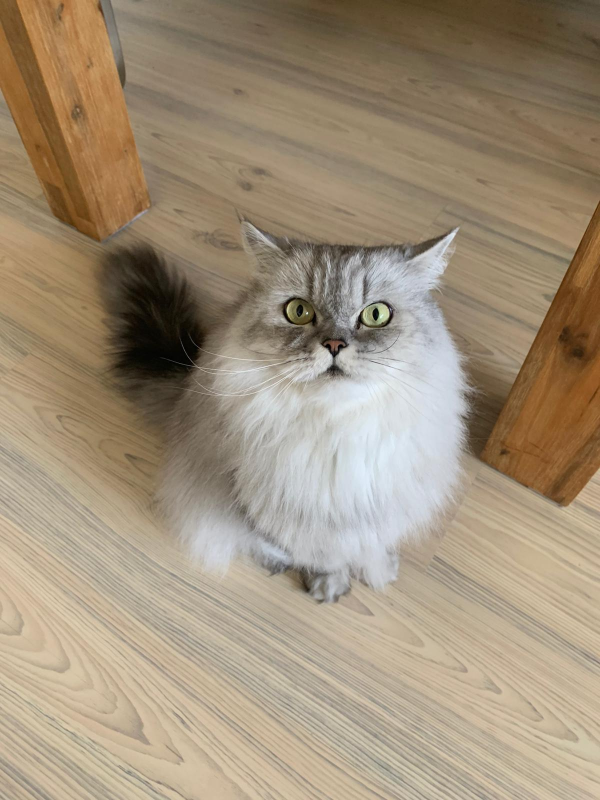
#> input picture final_project/streamlit/images/bigger_gesicht.jpg, 1200 x 1600 px, found by its file name (shown at 1/2 size)
$ python nms_test.py
#> lines starting #> are read from the running program, lines starting #| are printed output that depends on the picture; after the words box and inside, x2 and y2 are one past the last pixel; in counts of white or black regions, pixels touching at a corner belong together
import cv2
import numpy as np
import os


"""
    Non-max Suppression Algorithm

    @param list  Object candidate bounding boxes
    @param list  Confidence score of bounding boxes
    @param float IoU threshold

    @return Rest boxes after nms operation
"""
def nms(bounding_boxes, confidence_score, threshold):
    # If no bounding boxes, return empty list
    if len(bounding_boxes) == 0:
        return [], []

    # Bounding boxes
    boxes = np.array(bounding_boxes)

    # coordinates of bounding boxes
    start_x = boxes[:, 0]
    start_y = boxes[:, 1]
    end_x = boxes[:, 2]
    end_y = boxes[:, 3]

    # Confidence scores of bounding boxes
    score = np.array(confidence_score)

    # Picked bounding boxes
    picked_boxes = []
    picked_score = []

    # Compute areas of bounding boxes
    areas = (end_x - start_x + 1) * (end_y - start_y + 1)

    # Sort by confidence score of bounding boxes
    order = np.argsort(score)

    # Iterate bounding boxes
    while order.size > 0:
        # The index of largest confidence score
        index = order[-1]

        # Pick the bounding box with largest confidence score
        picked_boxes.append(bounding_boxes[index])
        picked_score.append(confidence_score[index])

        # Compute ordinates of intersection-over-union(IOU)
        x1 = np.maximum(start_x[index], start_x[order[:-1]])
        x2 = np.minimum(end_x[index], end_x[order[:-1]])
        y1 = np.maximum(start_y[index], start_y[order[:-1]])
        y2 = np.minimum(end_y[index], end_y[order[:-1]])

        # Compute areas of intersection-over-union
        w = np.maximum(0.0, x2 - x1 + 1)
        h = np.maximum(0.0, y2 - y1 + 1)
        intersection = w * h

        # Compute the ratio between intersection and union
        ratio = intersection / (areas[index] + areas[order[:-1]] - intersection)

        left = np.where(ratio < threshold)
        order = order[left]

    return picked_boxes, picked_score


# Image name
image_name = 'nms.jpg'

# Bounding boxes
bounding_boxes = [(187, 82, 337, 317), (150, 67, 305, 282), (246, 121, 368, 304)]
confidence_score = [0.9, 0.75, 0.8]

# Read image
image = cv2.imread('bigger_gesicht.jpg')
#> image is the input picture: shape (1600, 1200, 3); mean B, G, R 121.9, 144.2, 160.2

# Copy image as original
org = image.copy()

# Draw parameters
font = cv2.FONT_HERSHEY_SIMPLEX
font_scale = 1
thickness = 2

# IoU threshold
#threshold = 0.4
threshold = 0.6
threshold = 0.5

# Draw bounding boxes and confidence score
for (start_x, start_y, end_x, end_y), confidence in zip(bounding_boxes, confidence_score):
    (w, h), baseline = cv2.getTextSize(str(confidence), font, font_scale, thickness)
    cv2.rectangle(org, (start_x, start_y - (2 * baseline + 5)), (start_x + w, start_y), (0, 255, 255), -1)
    cv2.rectangle(org, (start_x, start_y), (end_x, end_y), (0, 255, 255), 2)
    cv2.putText(org, str(confidence), (start_x, start_y), font, font_scale, (0, 0, 0), thickness)
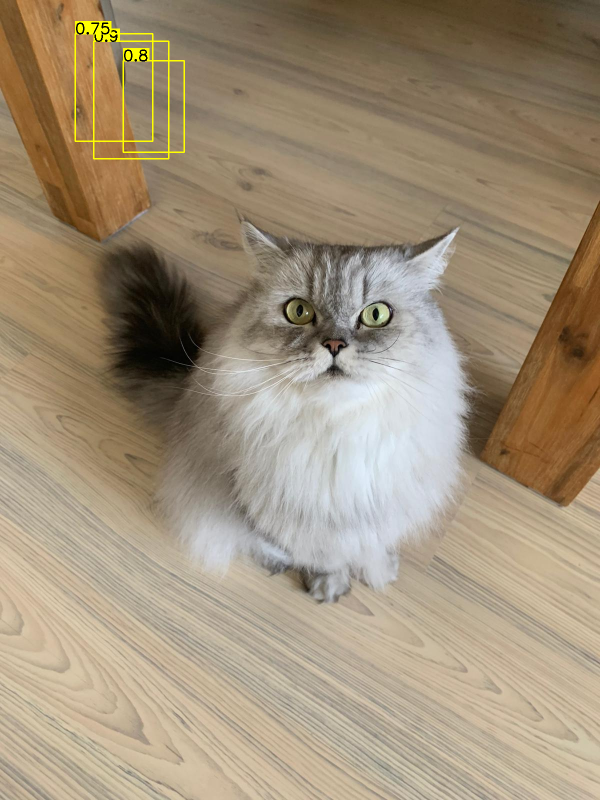
#> org: shape (1600, 1200, 3) (shown at 1/2 size); 0.53% of pixels changed, all inside (x1, y1, x2, y2) = (149, 42, 370, 319)

# Run non-max suppression algorithm
picked_boxes, picked_score = nms(bounding_boxes, confidence_score, threshold)

# Draw bounding boxes and confidence score after non-maximum supression
for (start_x, start_y, end_x, end_y), confidence in zip(picked_boxes, picked_score):
    (w, h), baseline = cv2.getTextSize(str(confidence), font, font_scale, thickness)
    cv2.rectangle(image, (start_x, start_y - (2 * baseline + 5)), (start_x + w, start_y), (0, 255, 255), -1)
    cv2.rectangle(image, (start_x, start_y), (end_x, end_y), (0, 255, 255), 2)
    cv2.putText(image, str(confidence), (start_x, start_y), font, font_scale, (0, 0, 0), thickness)
#> this loop made 2 passes
#> (w, h, baseline) on passes 1 to 2: (52, 22, 10), (52, 22, 10)
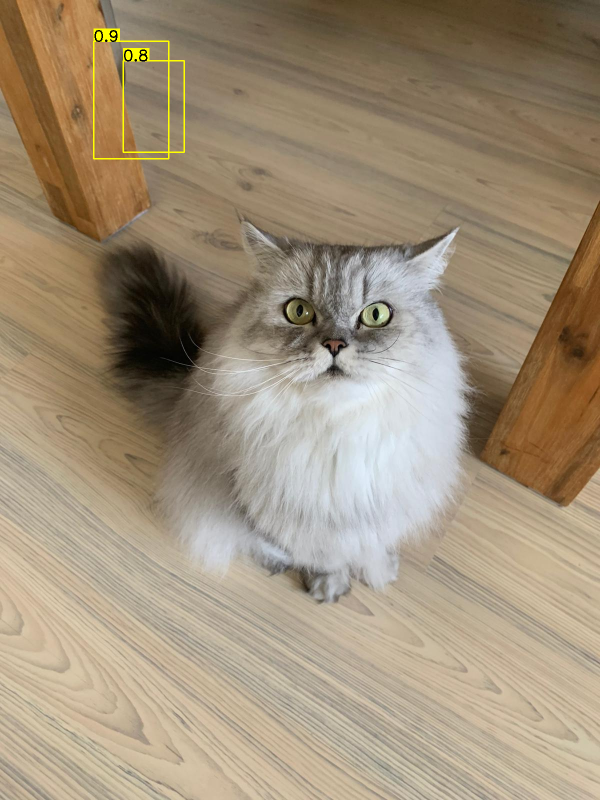
#> image: shape (1600, 1200, 3) (shown at 1/2 size); 0.35% of pixels changed, all inside (x1, y1, x2, y2) = (186, 57, 370, 319)

# Show image
cv2.imshow('Original', org)
cv2.imshow('NMS', image)
path= '/Users/lilycheng/Desktop/streamlit/'
cv2.imwrite(os.path.join(path,'cat_0.5.jpg'),image)
cv2.imwrite(os.path.join(path,'cat_without_nms.jpg'),org)
cv2.waitKey(0)

$ run again, with final_project/streamlit/images/normal_angle.jpg copied over final_project/streamlit/images/bigger_gesicht.jpg
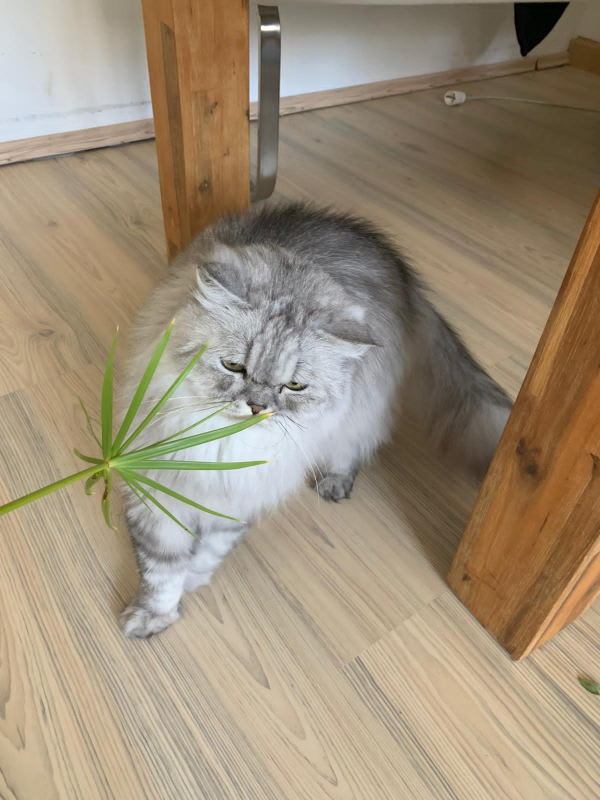
#> input picture final_project/streamlit/images/normal_angle.jpg, 1200 x 1600 px, found by its file name (shown at 1/2 size)
#> image is the input picture: shape (1600, 1200, 3); mean B, G, R 121.1, 142.9, 157.9
#> after the loop `for (start_x, start_y, end_x, end_y), confidence in zip(bounding_boxes..`:
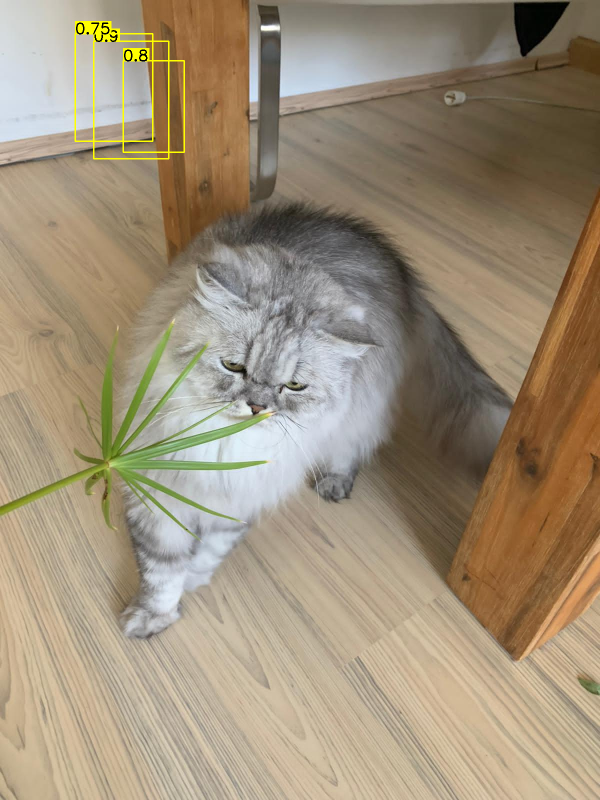
#> org: shape (1600, 1200, 3) (shown at 1/2 size); 0.53% of pixels changed, all inside (x1, y1, x2, y2) = (149, 42, 370, 319)
#> the loop `for (start_x, start_y, end_x, end_y), confidence in zip(picked_boxes, ..` made 2 passes
#> (w, h, baseline) on passes 1 to 2: (52, 22, 10), (52, 22, 10)
#> after the loop `for (start_x, start_y, end_x, end_y), confidence in zip(picked_boxes, ..`:
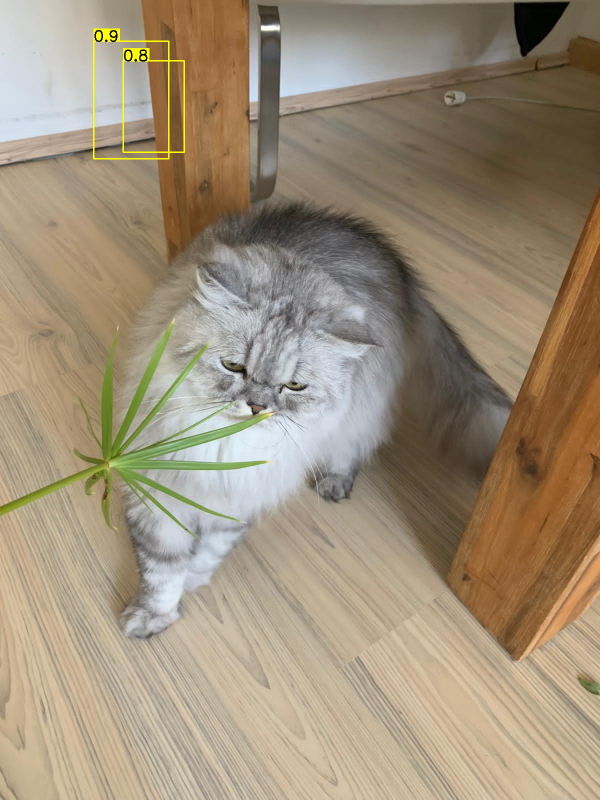
#> image: shape (1600, 1200, 3) (shown at 1/2 size); 0.35% of pixels changed, all inside (x1, y1, x2, y2) = (186, 57, 370, 319)
